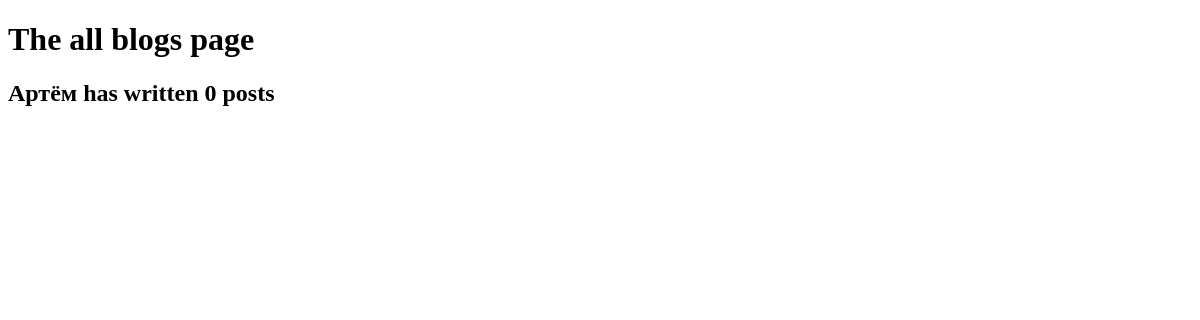
Page /blog/ on the earlier database version.
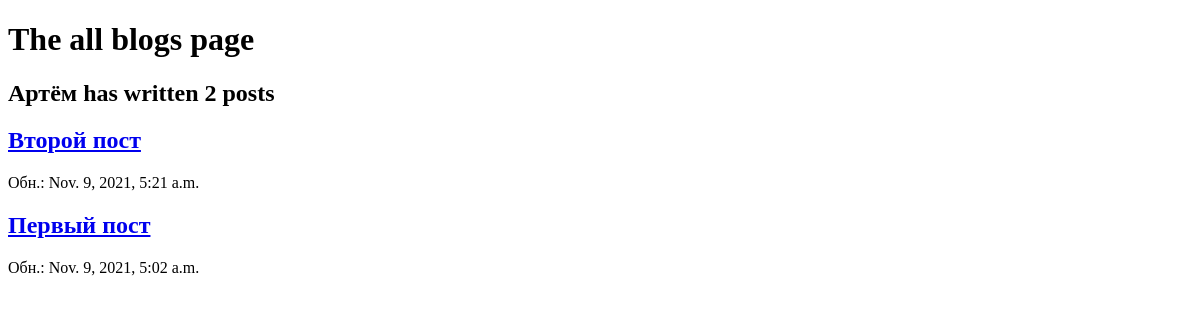
Same page on the later database version.
### blog/models.py (models this page shows, shortened)
class Post(models.Model):
    title = models.CharField(max_length=250)
    slug = models.SlugField(max_length=250, unique_for_date='publish')
    publish = models.DateTimeField(default=timezone.now)
    created = models.DateTimeField(auto_now_add=True)
    updated = models.DateTimeField(auto_now=True)
    body = models.TextField(default='new_post')
    class Meta:
        ordering = ('-publish',)

### blog/views.py (the view)
# urls.py: path('', views.all_blogs, name='all_blogs'),
def all_blogs(request):
    blogs = Post.objects.all()
    return render(request, 'blog/all_blogs.html', {'blogs':blogs})

### blog/templates/blog/all_blogs.html (shortened to what this page needs)
<!DOCTYPE html>
<html lang="en">
<head>
</head>
<body>
    <h1>The all blogs page</h1>
    <h2>Артём has written {{ blogs.count }} post{{ blogs.count|pluralize }}</h2>
    {% for blog in blogs %}
    <a href="{% url 'blog:detail' blog.id %}"><h2>{{ blog.title }}</h2></a>
    <p>Обн.: {{ blog.publish }}</p>
    {% endfor %}
</body>
</html>

Differences in the rows shown:
added Post: title "Второй пост", publish "Nov. 9, 2021, 5:21 a.m."
added Post: title "Первый пост", publish "Nov. 9, 2021, 5:02 a.m."
Other differences:
{{ blogs.count }}: "0" → "2"
